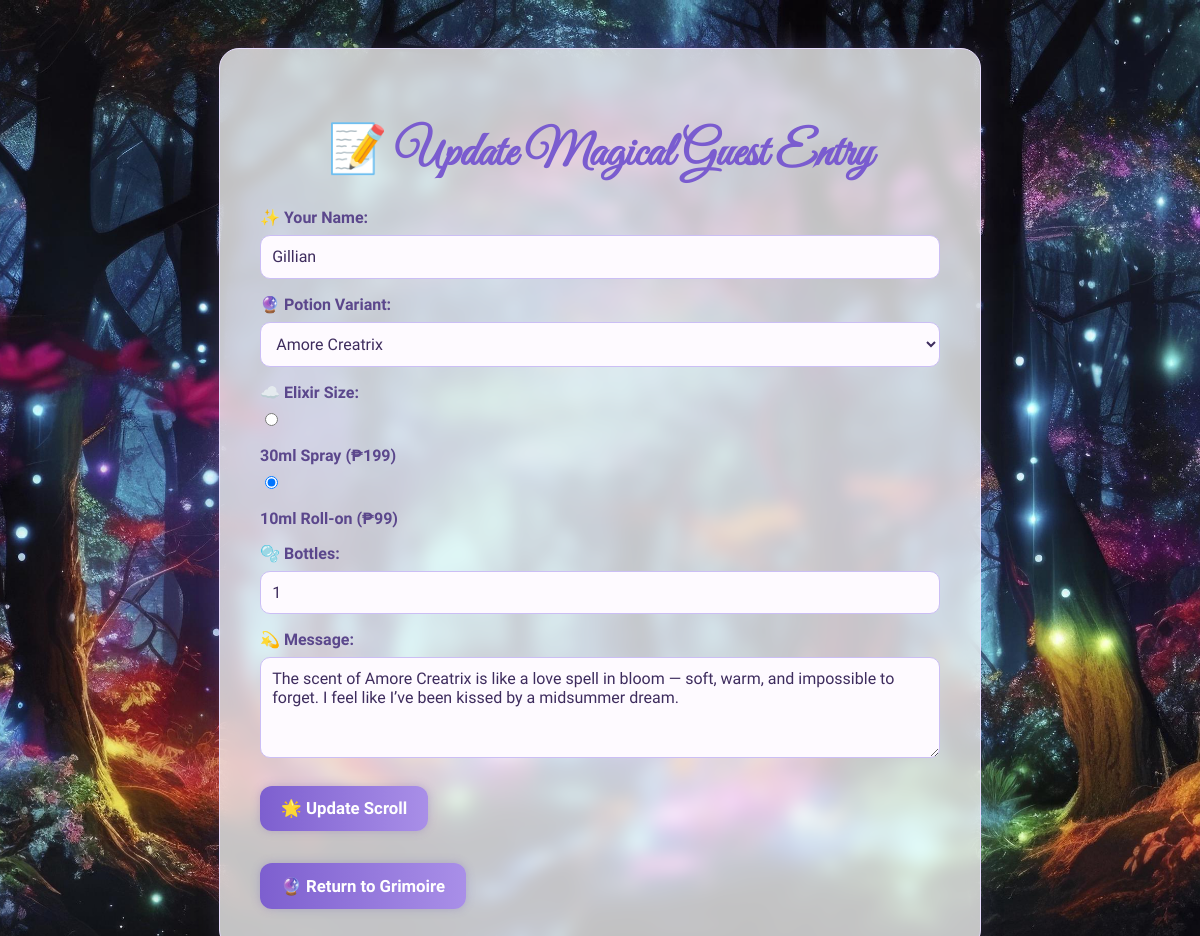
Screenshot of /Feedback/update_entry.php?id=2 with the database file from the repository.
### tables this page shows
CREATE TABLE `entries` (
  `id` int(11) NOT NULL,
  `name` varchar(100) NOT NULL,
  `variant` varchar(50) NOT NULL,
  `size` varchar(50) NOT NULL,
  `quantity` int(11) NOT NULL,
  `total_price` decimal(10,2) NOT NULL,
  `message` text NOT NULL,
  `date_posted` timestamp NOT NULL DEFAULT current_timestamp()
);

### Feedback/update_entry.php (the view, shortened to what this page needs)
<?php
include "../Database/database.php";
$success = isset($_GET['success']) && $_GET['success'] == "1";
$error = null;
$entry = null;
if (isset($_GET['id'])) {
    $id = $_GET['id'];
    $stmt = $conn->prepare("SELECT * FROM entries WHERE id = ?");
    $stmt->execute([$id]);
    $entry = $stmt->fetch(PDO::FETCH_ASSOC);
}
?>
<!DOCTYPE html>
<html lang="en">
<head>
  <link rel="stylesheet" href="../css/styles.css">
</head>
<body>
  <div class="container">
    <?php if ($success): ?>
      <h1>Scroll Successfully Updated!</h1>
      <p class="success">Your magical guest entry has been updated successfully. ✨</p>
      <div class="nav-button-group">
        <a href="show_entries.php" class="nav-button">📜 View All Entries</a>
        <a href="../pages/index.html" class="nav-button">🔙 Return to Grimoire</a>
      </div>
    <?php elseif ($error): ?>
      <h1>📝 Update Magical Guest Entry</h1>
      <p class="error">⚠️ <?= $error ?></p>
    <?php elseif ($entry): ?>
      <h1>📝 Update Magical Guest Entry</h1>
      <form method="POST" action="update_entry.php">
        <label for="name">✨ Your Name:</label>
        <input type="text" id="name" name="name" value="<?= $entry['name'] ?>" required>
        <label for="variant">🔮 Potion Variant:</label>
        <select id="variant" name="variant" required>
          <?php
          $variants = ["Ardor Victor", "Vir Fortis", "Lux Abundantia", "Luna Serenitas", "Amore Creatrix"];
          foreach ($variants as $v) {
              $selected = ($entry['variant'] === $v) ? "selected" : "";
              echo "<option value=\"$v\" $selected>$v</option>";
          }
          ?>
        </select>
        <label>☁️ Elixir Size:</label>
        <input type="radio" id="30ml" name="size" value="30ml Spray" <?= ($entry['size'] === "30ml Spray") ? "checked" : "" ?>>
        <label for="30ml">30ml Spray (₱199)</label>
        <input type="radio" id="10ml" name="size" value="10ml Roll-on" <?= ($entry['size'] === "10ml Roll-on") ? "checked" : "" ?>>
        <label for="10ml">10ml Roll-on (₱99)</label>
        <label for="quantity">🫧 Bottles:</label>
        <input type="number" id="quantity" name="quantity" value="<?= $entry['quantity'] ?>" min="1" required>
        <label for="message">💫 Message:</label>
        <textarea id="message" name="message" rows="4" required><?= $entry['message'] ?></textarea>
        <button type="submit">🌟 Update Scroll</button>
      </form>
      <div class="nav-button-group">
        <a href="../pages/index.html" class="nav-button">🔮 Return to Grimoire</a>
      </div>
    <?php endif; ?>
  </div>
</body>
</html>

### css/styles.css (style rules this page uses)
body { font-family: 'Cardo', serif; background: url('../images/enchanting.jpg') no-repeat center center fixed; background-size: cover; color: #3e2c5e; margin: 0; padding: 0; min-height: 100vh; }
.container { max-width: 680px; margin: 3rem auto; background: rgba(255, 255, 255, 0.75); backdrop-filter: blur(8px); padding: 2.5rem; border-radius: 20px; box-shadow: 0 0 25px rgba(178, 153, 255, 0.15); border: 1px solid #e8ddff; }
h1 { text-align: center; font-family: 'Great Vibes', cursive; font-size: 3rem; color: #7a5ccf; margin-bottom: 1.5rem; }
label { display: block; margin: 1rem 0 0.5rem; font-weight: bold; color: #5b478c; font-size: 1rem; }
input[type="text"], input[type="number"], select, textarea { width: 100%; padding: 0.7rem; border: 1px solid #cbbef5; border-radius: 10px; background-color: #fefaff; color: #3e2c5e; font-family: 'Cardo', serif; font-size: 1rem; box-sizing: border-box; transition: border-color 0.3s ease; }
input::placeholder, textarea::placeholder { color: #a69bc2; }
textarea { resize: vertical; min-height: 100px; }
button { background: linear-gradient(to right, #7d5fcf, #a98fe8); color: #fff; padding: 0.8rem 1.3rem; border: none; border-radius: 12px; cursor: pointer; margin-top: 1.5rem; font-weight: bold; font-size: 1.05rem; font-family: 'Cardo', serif; transition: all 0.3s ease; box-shadow: 0 0 10px rgba(110, 90, 180, 0.3); }
.nav-button { background: linear-gradient(to right, #7d5fcf, #a98fe8); color: #fff; padding: 0.8rem 1.3rem; border: none; border-radius: 12px; cursor: pointer; font-weight: bold; font-size: 1.05rem; font-family: 'Cardo', serif; transition: all 0.3s ease; box-shadow: 0 0 10px rgba(110, 90, 180, 0.3); text-decoration: none; display: inline-block; }
.nav-button-group { display: flex; flex-direction: column; align-items: flex-start; gap: 1.2rem; margin-top: 2rem; }

### rows the page displays
entries: name "Gillian", size "☐ 30ml Spray (₱199)", size "☑ 10ml Roll-on (₱99)", quantity "1", message "The scent of Amore Creatrix is like a love spell in bloom — soft, warm, and impossible to forget. I feel like I’ve been kissed by a midsummer dream."

### other values shown
form field variant "Amore Creatrix"
